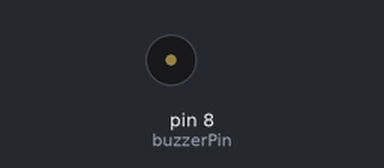
Recording of a sketch running on a simulated Arduino Uno, built with avr-gcc and run on an emulated ATmega328P. On the bench: buzzer (waves = sounding).

Above: at 1.8 s.
At 6.46 s:
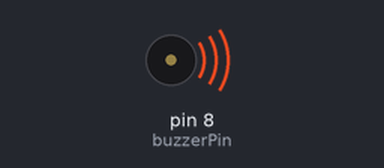
Timing chart, 0 to 6.8 s (numbered marks = the images above):
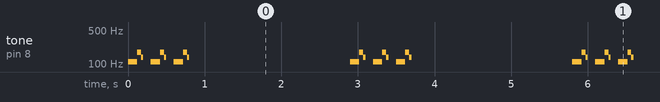

Measured:
- by itself, tone on pin 8 (buzzerPin): repeats every 2.9 s: 174 Hz 0.05 s, 138 Hz 0.03 s, silent 0.10 s, 110 Hz 0.12 s, 174 Hz 0.05 s, 138 Hz 0.03 s, silent 0.10 s, 110 Hz 0.12 s, 174 Hz 0.05 s, 138 Hz 0.03 s, silent 2.1 s, 110 Hz 0.12 s

The sketch:

buzerOinc.ino
```cpp
const int buzzerPin = 8;

;void setup() {
  pinMode(buzzerPin, OUTPUT);
}

void loop() {
  // Som de porco "oinc oinc oinc"
  for (int i = 0; i < 3; i++) { // Repetir 3 vezes
    tone(buzzerPin, 110);
    delay(120);
    tone(buzzerPin, 174); // Frequência 400 Hz
    delay(50);
    tone(buzzerPin, 138);
    delay(30);
    noTone(buzzerPin);    // Para o som
    delay(100);           // Curta pausa
  }

  delay(2000); // Pausa maior antes de repetir
}
```
